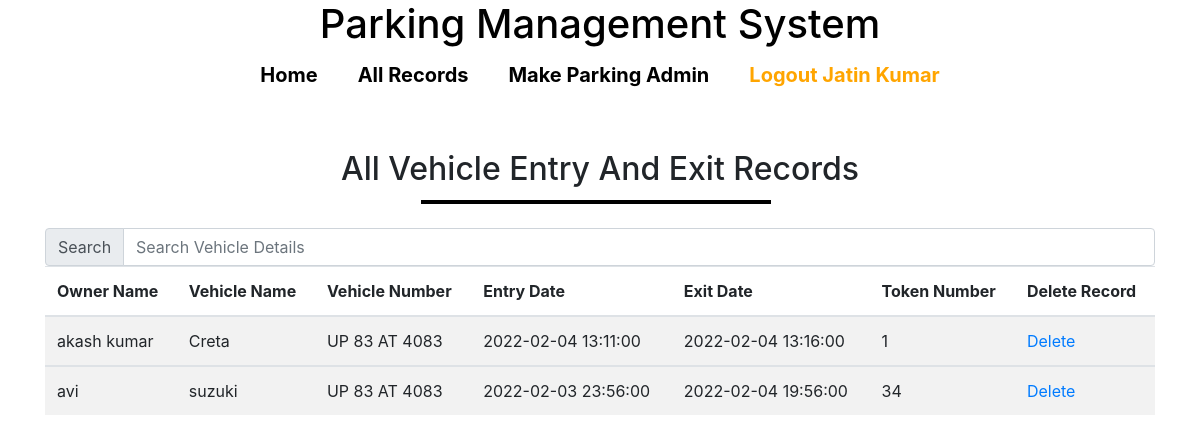
The app's page /record.php (signed in) with its own data.
### tables this page shows
CREATE TABLE `update_info` (
  `Owner_name` varchar(30) NOT NULL,
  `Vehicle_name` varchar(30) NOT NULL,
  `Vehicle_number` varchar(30) NOT NULL,
  `Entry_date` varchar(30) NOT NULL,
  `Exit_date` datetime NOT NULL,
  `Token_number` int(11) NOT NULL
);

### record.php (the view, shortened to what this page needs)
<?php
if(!isset($_SESSION["username"])){
    header("location:http://localhost/project/login.php");
}else{
    ?>
    <!DOCTYPE html>
<html lang="en">
<head>
    <link rel="stylesheet" href="https://maxcdn.bootstrapcdn.com/bootstrap/4.0.0/css/bootstrap.min.css">
    <link rel="stylesheet" href="css/style.css">
</head>
<body>
        <div class="container-fluid">
            <div class="row">
                <div class="col-md-12 text-center" id="header">
                   <h1> Parking Management System</h1>
                   <ul>
                       <li><a href="index.php">Home</a></li>
                       <li><a href="record.php">All Records</a></li>
                       <li><a href="admin.php">Make Parking Admin</a></li>
                       <li><a style="color: orange;" href="logout.php">Logout <?php echo $_SESSION['username']; ?></a></li>
                   </ul>
                </div>
            </div>
        </div>
    <section>
        <div class="container">
            <div class="row">
                <div class="col-md-12 text-center">
                    <h2 class="register1">All Vehicle Entry And Exit Records</h2>
                </div>
            </div>
            <div class="row">
               <div class="col-md-12">
                   <div class="input-group">
                       <div class="input-group-prepend">
                           <span class="input-group-text" >Search</span>
                       </div>
                        <input type="text" class="form-control" onkeyup="search()" id="text" placeholder="Search Vehicle Details">
                   </div>
                <table class="table table-striped" id="table" >
                    <?php
                        $conn = Mysqli_connect("localhost", "root", "", "parking_project") or die("conection failed!");
                        $sql = "SELECT * FROM update_info";
                        $result = mysqli_query($conn, $sql) or die("query Failed");
                        if(mysqli_num_rows($result)>0){
                        ?>
                            <thead>
                        <tr>
                            <th>Owner Name</th>
                            <th>Vehicle Name</th>
                            <th>Vehicle Number</th>
                            <th>Entry Date</th>
                            <th>Exit Date</th>
                            <th>Token Number</th>
                            <th>Delete Record</th>
                        </tr>
                    </thead>
                    <?php
                    while($row = mysqli_fetch_assoc($result)){
                    ?>
                    <tbody>
                        <tr>
                            <td><?php echo $row['Owner_name']; ?></td>
                            <td> <?php echo $row['Vehicle_name']; ?> </td>
                            <td><?php echo $row['Vehicle_number']; ?></td>
                            <td> <?php echo $row['Entry_date']; ?></td>
                            <td> <?php echo $row['Exit_date']; ?></td>
                            <td><?php echo $row['Token_number']; ?></td>
                            <td><a href="delete-update.php?Entry_date=<?php echo $row['Entry_date']?>">Delete</a></td>
                        </tr>
                    </tbody>
                    <?php
                    }
                    ?>
                </table>
                <?php
                }else{
                    echo "No Data found!";
                }
                    ?>
               </div>
            </div>
        </div>
    </section>
</body>
</html>
    <?php
}
?>

### css/style.css (style rules this page uses)
* { padding: 0px; margin: 0px; }
body { background: rgb(255, 255, 255); }
#header { background:#ffffff; }
#header h1 { color: rgb(0, 0, 0); }
#header ul { display: flex; justify-content: center; }
#header ul li { list-style-type: none; margin: 0px 10px; padding: 4px 10px; }
#header ul li a { color: rgb(0, 0, 0); font-size: 20px; font-weight: bold; text-decoration: none; transition: all 0.5s ease; }
.register1 { margin: 40px 0px; }
.register1::after { content: ""; width: 350px; height: 4px; background: #000000; position: absolute; top: 90px; right: 35%; }

### records on screen
update_info: Owner_name "akash kumar", Vehicle_name "Creta", Vehicle_number "UP 83 AT 4083", Entry_date "2022-02-04 13:11:00", Exit_date "2022-02-04 13:16:00", Token_number "1"
update_info: Owner_name "avi", Vehicle_name "suzuki", Vehicle_number "UP 83 AT 4083", Entry_date "2022-02-03 23:56:00", Exit_date "2022-02-04 19:56:00", Token_number "34"

### other values on screen
$_SESSION['username'] "Jatin Kumar"
